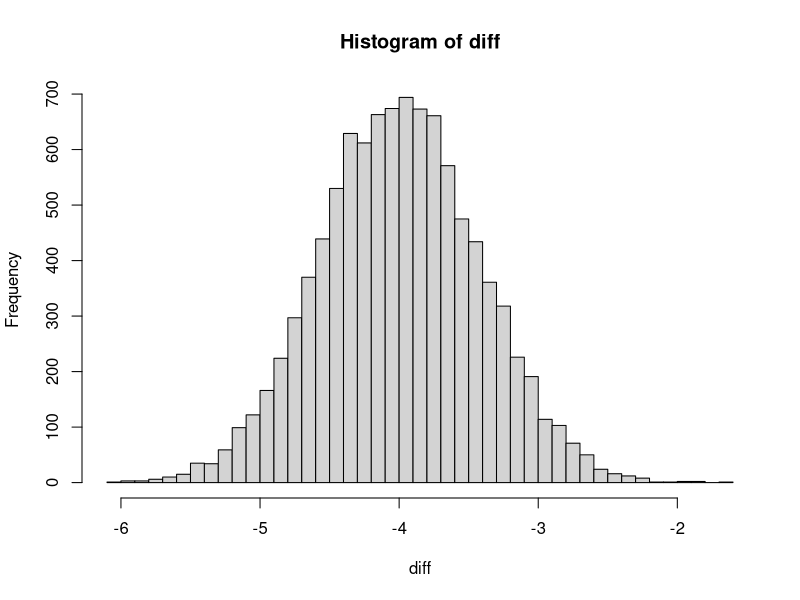

Source code (R):
# To get the distribution of difference in two sample mean ---  Welsch

muX<- 20
muY<- 24
sigX<- 2.0
sigY<- 3.0
n<-16
m<-118
diff<-c()
Sx_vec<-c()
Sy_vec<-c()
for(i in 1:10000){
X<- rnorm(n,mean=muX, sd=sigX)
Y<- rnorm(m,mean=muY, sd=sigY)
Sx<-sd(X)
Sy<-sd(Y)
Sx_vec<-c(Sx_vec,Sx)
Sy_vec<-c(Sy_vec,Sy)
difference<- (mean(X)- mean(Y))

diff<-c(diff,difference)

}

hist(diff, breaks=40)
Sx_mean<- mean(Sx_vec)
Sy_mean<- mean(Sy_vec)

print(paste("mean(Xbar - Ybar)= ", mean(diff)))

print(paste("sd(Xbar - Ybar)= ", sd(diff)))

print(paste("mu X - mu Y =", (muX-muY)))

print(paste("sd by formula =", (sqrt((Sx_mean^2/n)+(Sy_mean^2/m)))))

# [1] "mean(Xbar - Ybar)=  -3.99930301876624"
# [1] "sd(Xbar - Ybar)=  0.570267097476935"
# [1] "mu X - mu Y = -4"
# [1] "sd by formula = 0.562344881977498"
